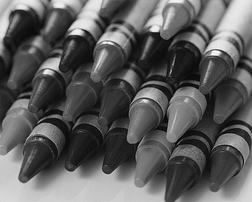
#> input picture MP0/images/crayons.bmp, 252 x 202 px, shrunk from 600 x 480 before the run
$ jupyter execute --allow-errors MP0.ipynb   (shell and % lines are left out)
#> lines starting #> are read from the running program, lines starting #| are printed output that depends on the picture; long printed decimals are rounded
# MP0 : Image Demosaicing

Welcome to CS 543! This assignment is a warm-up assignment to get you back up working from the winter break! We will try to provide you an iPython Notebook (like this) for all the future assignments! The notebook will provide you some further instructions(implementation related mainly), in addition to the ones provided on class webpage.

### Import statements

The following cell is only for import statements. You can use any of the 3 : cv2, matplotlib or skimage for image i/o and other functions. We will provide you the names of the relevant functions for each module. __{For convenience provided at the end of the class assignment webpage}__

[cell 1]
import numpy as np
import cv2
import matplotlib.image as mpimg
import matplotlib.pyplot as plt
import skimage
import skimage.io
import skimage.util
import scipy
import scipy.signal
from pathlib import Path

### Reading the Mosaic Image

[cell 2]
IMG_DIR = 'images'
IMG_NAME = 'crayons.bmp'

[cell 3]
def read_image(IMG_NAME):
    # build path relative to current notebook
#> called with IMG_NAME = 'crayons.bmp'
    img_path = Path() / IMG_DIR / IMG_NAME
    return skimage.io.imread(img_path)
#> returned value is the input picture: shape (202, 252); min 0, max 255, mean 92.4

[cell 4]
def write_image(img_name, im, ignore=False):
    if ignore:
        # don't save the image
        return
    img_path = Path() / 'report' / 'images' / img_name
    skimage.io.imsave(img_path, im)

[cell 5]
mosaic_img = read_image(IMG_NAME)

[cell 6]
plt.imshow(mosaic_img)

### Linear Interpolation

[cell 7]
def conv2(im, filt):
    '''Helper function to do zero-padded 2D convolution.'''
    return scipy.signal.convolve2d(im, filt, mode='same', boundary='fill', fillvalue=0)

[cell 8]
### HINT : To improve your kernels, you might want to use the squared difference
###        between your solution image and the original image

[cell 9]
def get_solution_image(mosaic_img):
    '''
    This function should return the soln image.
    Feel free to write helper functions in the above cells
    as well as change the parameters of this function.
    '''
    soln_image = np.zeros(mosaic_img.shape + (3, ), dtype=mosaic_img.dtype)

    # split colors into their own layer
    #        R   G_1
    #       G_2   B
    # R
    soln_image[::2, ::2, 0] = mosaic_img[::2, ::2]
    # G1/2
    soln_image[::2, 1::2, 1] = mosaic_img[::2, 1::2]
    soln_image[1::2, ::2, 1] = mosaic_img[1::2, ::2]
    # B
    soln_image[1::2, 1::2, 2] = mosaic_img[1::2, 1::2]

    rb_kernel = [
        [0.25, 0.5,  0.25],
        [0.5,  1,   0.5 ],
        [0.25, 0.5,  0.25]
    ]

    # G does not need diagonal components
    g_kernel = [
        [0, 0.25, 0],
        [0.25, 1, 0.25],
        [0, 0.25, 0]
    ]

    # loop over each color and filter by its kernel
    for i, kernel in enumerate((rb_kernel, g_kernel, rb_kernel)):
        soln_image[..., i] = conv2(soln_image[..., i], kernel).astype(np.uint8)
#> call 3 of read_image, with IMG_NAME = 'crayons.jpg'
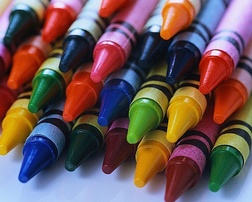
#> input picture MP0/images/crayons.jpg, 252 x 202 px, shrunk from 600 x 480 before the run
#> in read_image, returned value is the input picture: shape (202, 252, 3); mean R, G, B 109.2, 86.5, 87.5

    return soln_image

[cell 10]
def compute_errors(soln_image, original_image, show_err=True):
    '''
    Compute the Average and Maximum per-pixel error
    for the image.

    Also generate the map of pixel differences
    to visualize where the mistakes are made
    '''
#> called with show_err = True
    err = (soln_image - original_image) ** 2

    # preview error map
    if show_err:
        plt.imshow(err);

    return np.mean(err), np.max(err)

We provide you with 3 images to test if your solution works. Once it works, you should generate the solution for test image provided to you.

[cell 11]
mosaic_img = read_image('crayons.bmp')
soln_image = get_solution_image(mosaic_img)
original_image = read_image('crayons.jpg')

# For sanity check display your solution image here
plt.imshow(soln_image);

write_image('crayons-recon-linear.png', soln_image)

[cell 12]
pp_err, max_err = compute_errors(soln_image, original_image)
#> pp_err = 92.01; max_err = 249
print("The average per-pixel error for crayons is: "+str(pp_err))
#| The average per-pixel error for crayons is: 92.010
print("The maximum per-pixel error for crayons is: "+str(max_err))
#| The maximum per-pixel error for crayons is: 249

[cell 13]
mosaic_img = read_image('iceberg.bmp')
#> call 4 of read_image, with IMG_NAME = 'iceberg.bmp'
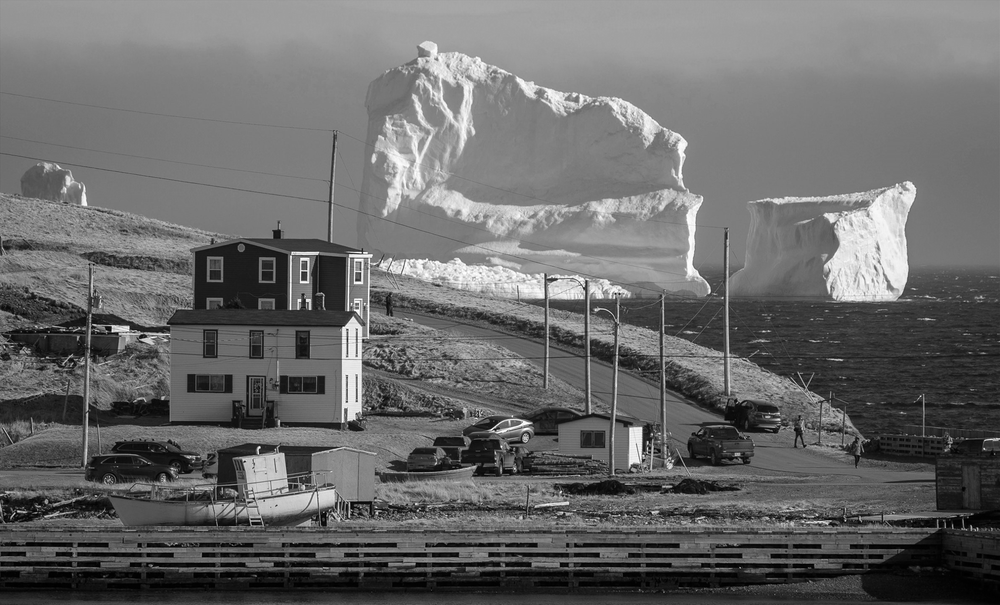
#> input picture MP0/images/iceberg.bmp, 1000 x 605 px, shrunk from 2382 x 1440 before the run
#> in read_image, returned value is the input picture: shape (605, 1000); min 0, max 255, mean 105.8
soln_image = get_solution_image(mosaic_img)
original_image = read_image('iceberg.jpg')
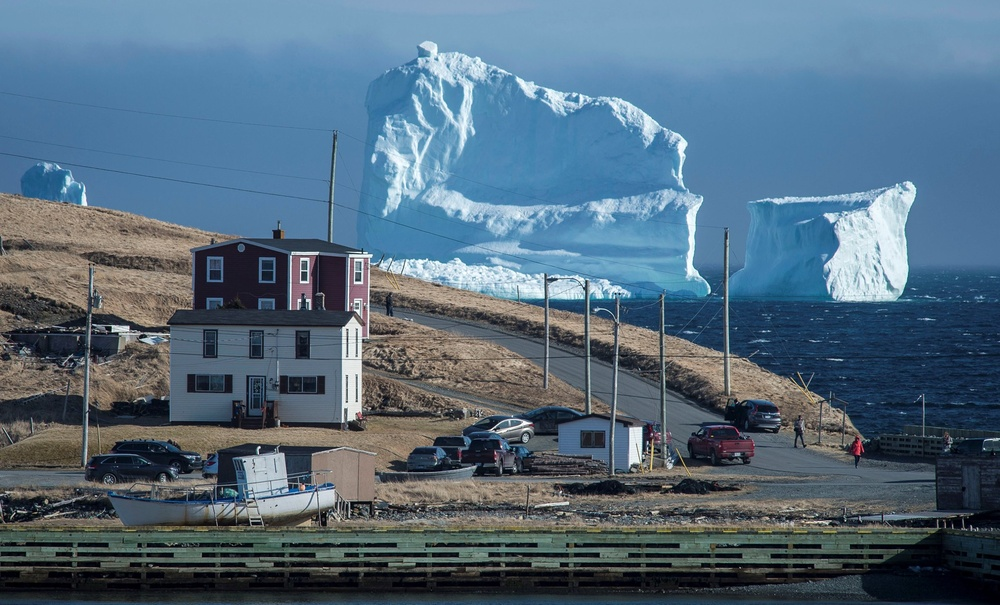
#> input picture MP0/images/iceberg.jpg, 1000 x 605 px, shrunk from 2382 x 1440 before the run
#> in read_image, returned value is the input picture: shape (605, 1000, 3); mean R, G, B 84.2, 107.1, 124.9

# For sanity check display your solution image here
plt.imshow(soln_image);

write_image('iceberg-recon-linear.png', soln_image)

[cell 14]
pp_err, max_err = compute_errors(soln_image, original_image)
#> pp_err = 78.29
print("The average per-pixel error for iceberg is: "+str(pp_err))
#| The average per-pixel error for iceberg is: 78.295
print("The maximum per-pixel error for iceberg is: "+str(max_err))
#| The maximum per-pixel error for iceberg is: 249

[cell 15]
mosaic_img = read_image('tony.bmp')
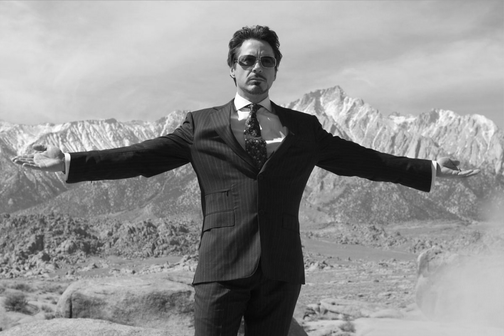
#> input picture MP0/images/tony.bmp, 504 x 336 px, shrunk from 1200 x 800 before the run
#> in read_image, returned value is the input picture: shape (336, 504); min 4, max 255, mean 146.1
soln_image = get_solution_image(mosaic_img)
original_image = read_image('tony.jpg')
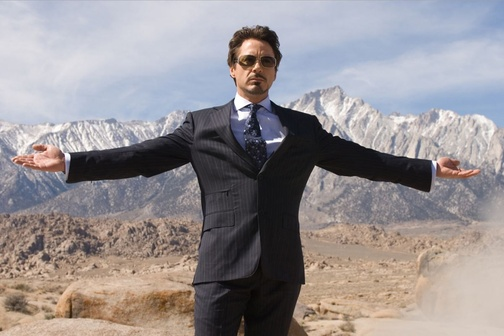
#> input picture MP0/images/tony.jpg, 504 x 336 px, shrunk from 1200 x 800 before the run
#> in read_image, returned value is the input picture: shape (336, 504, 3); mean R, G, B 150.1, 144.1, 146.1

# For sanity check display your solution image here
plt.imshow(soln_image);

write_image('tony-recon-linear.png', soln_image)

[cell 16]
pp_err, max_err = compute_errors(soln_image, original_image)
#> pp_err = 56.43
print("The average per-pixel error for tony is: "+str(pp_err))
#| The average per-pixel error for tony is: 56.429
print("The maximum per-pixel error for tony is: "+str(max_err))
#| The maximum per-pixel error for tony is: 249

#> (a cell that did not finish here is left out)

### Freeman's Method

For details of the freeman's method refer to the class assignment webpage.

__MAKE SURE YOU FINISH LINEAR INTERPOLATION BEFORE STARTING THIS PART!!!__

[cell 18]
def get_freeman_solution_image(mosaic_img, kernel_size=3):
    '''
    This function should return the freeman soln image.
    Feel free to write helper functions in the above cells
    as well as change the parameters of this function.

    HINT : Use the above get_solution_image function.
    '''
#> called with kernel_size = 5
    # bilinear interpolation
    freeman_soln_image = get_solution_image(mosaic_img)

    # process R/B
    #   1. subtract G
    #   2. median filter
    #   3. add back G
    for c in (0, 2):
        tmp_image = freeman_soln_image[..., c] - freeman_soln_image[..., 1]
        tmp_image = scipy.signal.medfilt2d(tmp_image, kernel_size)
        freeman_soln_image[..., c] = tmp_image + freeman_soln_image[..., 1]

    return freeman_soln_image

[cell 19]
mosaic_img = read_image('tony.bmp')
soln_image = get_freeman_solution_image(mosaic_img, kernel_size=5)
original_image = read_image('tony.jpg')

# For sanity check display your solution image here
plt.imshow(soln_image);

[cell 20]
skimage.io.imsave('tony_recon.png', soln_image)

[cell 21]
pp_err, max_err = compute_errors(soln_image, original_image)
#> pp_err = 60.11
print("The average per-pixel error for tony is: "+str(pp_err))
#| The average per-pixel error for tony is: 60.109
print("The maximum per-pixel error for tony is: "+str(max_err))
#| The maximum per-pixel error for tony is: 249

[cell 22]
### Feel free to play around with other images for Freeman's method above ###

#> (a cell that did not finish here is left out)

### Mosaicing an Image

Now lets take a step backwards and mosaic an image.

[cell 24]
def get_mosaic_image(original_image):
    '''
    Generate the mosaic image using the Bayer Pattern.
    '''
    mosaic_img = np.zeros(original_image.shape[:2], dtype=original_image.dtype)

    # split colors into their own layer
    #        R   G_1
    #       G_2   B
    # R
    mosaic_img[::2, ::2] = original_image[::2, ::2, 0]
    # G1/2
    mosaic_img[::2, 1::2] = original_image[::2, 1::2, 1]
    mosaic_img[1::2, ::2] = original_image[1::2, ::2, 1]
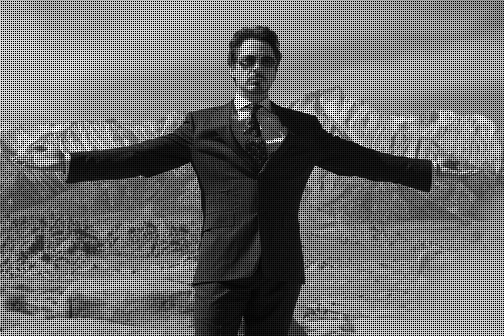
#> mosaic_img: shape (336, 504); min 0, max 255, mean 109.6
    # B
    mosaic_img[1::2, 1::2] = original_image[1::2, 1::2, 2]

    return mosaic_img

Use `tony.jpg` to check my `get_mosaic_function`

[cell 25]
original_image = read_image('tony.jpg')
mosaic_img = get_mosaic_image(original_image)
mosaic_img_gt = read_image('tony.bmp')

# create mosaic, should be the same as ground truth
avg_err, max_err = compute_errors(mosaic_img, mosaic_img_gt, show_err=False)
#> in compute_errors (call 5), `err = (soln_image - original_image) ** 2`:
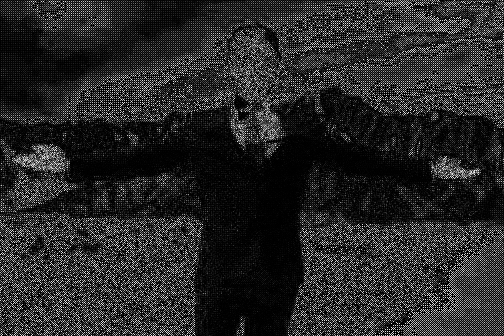
#> err: shape (336, 504); min 0, max 249, mean 40
#> avg_err = 40
print(f'get_mosaic_function, avg_err={avg_err:.4f}, max_err={max_err:.4f}')
#| get_mosaic_function, avg_err=40.0021, max_err=249.0000

Use any 3 images you find interesting and generate their mosaics as well as their demosaics. Try to find images that break your demosaicing function.

[cell 26]
### YOUR CODE HERE ###
# todo: find 3 images with lots of sharp color edges

print()

# bilinear
soln_image_gt = get_solution_image(mosaic_img_gt)
avg_err, max_err = compute_errors(soln_image_gt, original_image, show_err=False)
#> avg_err = 56.43
print(f'bilinear (gt), avg_err={avg_err:.4f}, max_err={max_err:.4f}')
#| bilinear (gt), avg_err=56.4292, max_err=249.0000

soln_image = get_solution_image(mosaic_img)
avg_err, max_err = compute_errors(soln_image, original_image, show_err=False)
#> in compute_errors (call 7), `err = (soln_image - original_image) ** 2`:
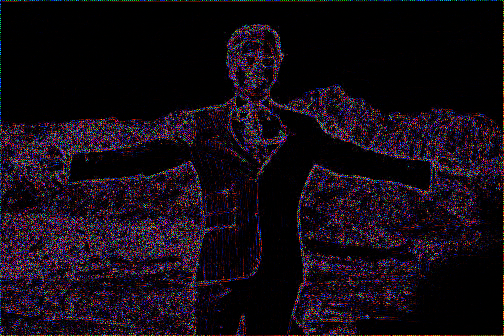
#> err: shape (336, 504, 3); mean of channels 0, 1, 2 20.3, 11.2, 20.2; drawn as R, G, B
#> avg_err = 17.25
print(f'bilinear, avg_err={avg_err:.4f}, max_err={max_err:.4f}')
#| bilinear, avg_err=17.2453, max_err=249.0000

print()

# freeman
soln_image_gt = get_freeman_solution_image(mosaic_img_gt)
avg_err, max_err = compute_errors(soln_image_gt, original_image, show_err=False)
#> in compute_errors (call 8), `err = (soln_image - original_image) ** 2`:
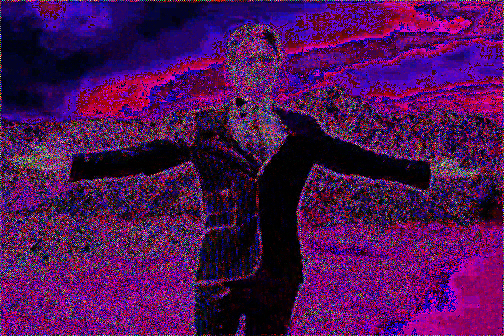
#> err: shape (336, 504, 3); mean of channels 0, 1, 2 77, 16.4, 84.5; drawn as R, G, B
#> avg_err = 59.31
print(f'freeman (gt), avg_err={avg_err:.4f}, max_err={max_err:.4f}')
#| freeman (gt), avg_err=59.3148, max_err=249.0000

soln_image = get_freeman_solution_image(mosaic_img)
#> the loop in get_freeman_solution_image (call 3), `for c in (0, 2):` made 2 passes
#> pass 2, in get_freeman_solution_image (call 3), `tmp_image = freeman_soln_image[..., c] - freeman_soln_image[..., 1]`:
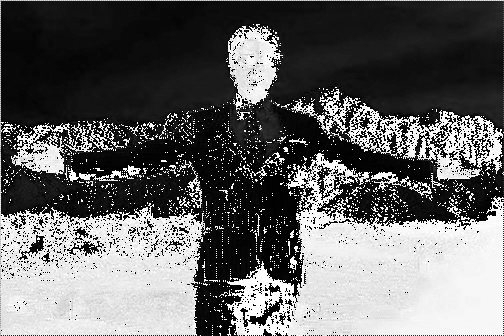
#> tmp_image: shape (336, 504); min 0, max 255, mean 100.3
avg_err, max_err = compute_errors(soln_image, original_image, show_err=False)
#> avg_err = 18.12
print(f'freeman, avg_err={avg_err:.4f}, max_err={max_err:.4f}')
#| freeman, avg_err=18.1245, max_err=249.0000
